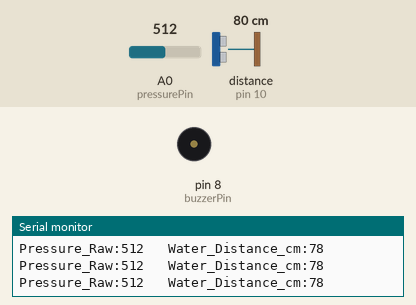
This sketch was run on a simulated Arduino Uno, built with avr-gcc and run on an emulated ATmega328P. Parts: buzzer (waves = sounding, pin HIGH), the last lines printed to the serial monitor. Wiring (inferred from the names in the program): ultrasonic range finder: trigger pin 9; echo pin 10. The test bench sets the inputs (shaded band); at power-on: distance to the obstacle (sensor on pin 10) 80 cm, A0 (pressurePin) = 512. The echo pulse lasts 58.3 µs per cm; pins used as bus, display or sensor lines are not drawn.

Above: at 1.4 s.
1.5 s: distance to the obstacle (sensor on pin 10) set to 7 cm
3.0 s: distance to the obstacle (sensor on pin 10) set to 4 cm
At 3.8 s:
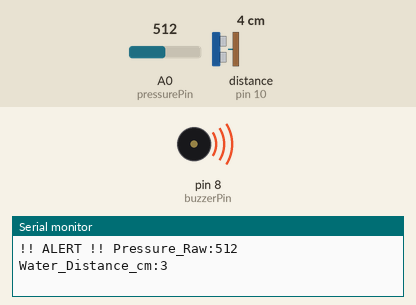
5.2 s: A0 (pressurePin) set to 109
8.2 s: A0 (pressurePin) set to 94
11.2 s: distance to the obstacle (sensor on pin 10) set to 120 cm
At 12.2 s:
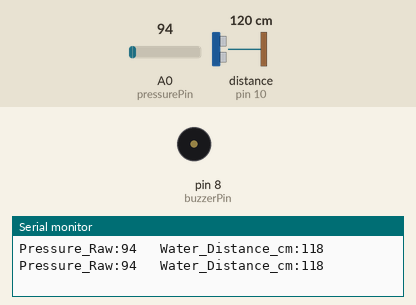
12.7 s: A0 (pressurePin) set to 789
14.2 s: A0 (pressurePin) set to 816
At 15.1 s:
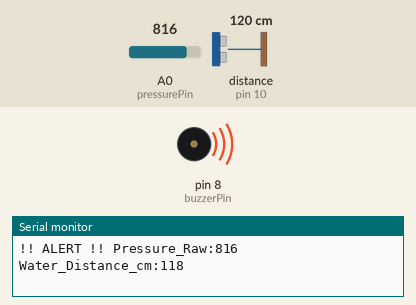
Timing chart, 0 to 16.8 s (numbered marks = the images above; inputs shaded):
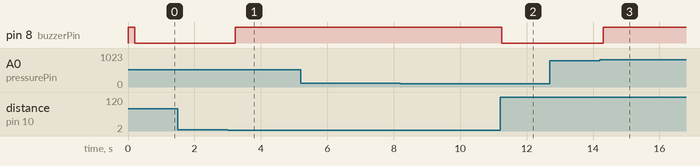

The sketch:

WaterMonitor.ino
```cpp
/*
 * Project: IoT Water Level & Pressure Monitor
 * Author: Gemini
 * Date: 2025
 * * Hardware Requirements:
 * 1. Arduino Board (Uno/Nano/Mega)
 * 2. Ultrasonic Sensor (HC-SR04) for Water Level
 * 3. Analog Pressure Transducer (Signal pin to A0)
 * 4. Active Buzzer
 * * Pin Mapping:
 * - Pressure Sensor Signal: A0
 * - Ultrasonic Trig:        Pin 9
 * - Ultrasonic Echo:        Pin 10
 * - Buzzer Positive:        Pin 8
 */

// --- Pin Configuration ---
const int pressurePin = A0;    // Analog input for pressure sensor
const int trigPin = 9;         // Digital output for Ultrasonic Trig
const int echoPin = 10;        // Digital input for Ultrasonic Echo
const int buzzerPin = 8;       // Digital output for Buzzer

// --- Alarm Thresholds ---
// ADJUST THESE VALUES AFTER TESTING
const int MAX_PRESSURE_THRESHOLD = 800; // Analog value (0-1023)
const int MIN_WATER_DISTANCE_CM = 5;    // Distance in cm (Lower value = Tank is full)

// --- Variables ---
long duration;
int distanceCm;
int pressureValue;

void setup() {
  // Initialize Serial Monitor for data viewing
  Serial.begin(9600);

  // Set Pin Modes
  pinMode(trigPin, OUTPUT);
  pinMode(echoPin, INPUT);
  pinMode(buzzerPin, OUTPUT);
  pinMode(pressurePin, INPUT);

  // specific startup sequence to test buzzer
  Serial.println("--- System Initializing ---");
  digitalWrite(buzzerPin, HIGH);
  delay(200);
  digitalWrite(buzzerPin, LOW);
  Serial.println("--- Sensor Monitoring Started ---");
}

void loop() {
  // --- 1. Read Water Level (Ultrasonic Sensor) ---
  // Clears the trigPin
  digitalWrite(trigPin, LOW);
  delayMicroseconds(2);

  // Sets the trigPin on HIGH state for 10 micro seconds
  digitalWrite(trigPin, HIGH);
  delayMicroseconds(10);
  digitalWrite(trigPin, LOW);

  // Reads the echoPin, returns the sound wave travel time in microseconds
  duration = pulseIn(echoPin, HIGH);

  // Calculating the distance (Speed of sound is 0.034 cm/us)
  distanceCm = duration * 0.034 / 2;


  // --- 2. Read Water Pressure ---
  pressureValue = analogRead(pressurePin);


  // --- 3. Safety Logic & Alarm ---
  // Alarm triggers if: Pressure is too HIGH -OR- Water is too CLOSE (Full)
  if (pressureValue > MAX_PRESSURE_THRESHOLD || distanceCm < MIN_WATER_DISTANCE_CM) {
    digitalWrite(buzzerPin, HIGH); // Alarm ON
    Serial.print("!! ALERT !! ");
  } else {
    digitalWrite(buzzerPin, LOW);  // Alarm OFF
  }


  // --- 4. Serial Output (Plotter Compatible) ---
  // Prints values to Serial Monitor.
  Serial.print("Pressure_Raw:");
  Serial.print(pressureValue);
  Serial.print("   "); // Tab space
  Serial.print("Water_Distance_cm:");
  Serial.println(distanceCm);

  // Small delay for stability
  delay(500);
}
```

Measured:
- the behaviour switches between 6 and 5 cm on distance to the obstacle (sensor on pin 10) (found by bisection; images 0 and 1)
- the behaviour switches between 800 and 801 on A0 (pressurePin) (found by bisection; images 2 and 3)
- after the input at 3.0 s, pin 8 (buzzerPin): LOW → HIGH after 0.23 s
- after the input at 11.2 s, pin 8 (buzzerPin): HIGH → LOW after 0.06 s
- after the input at 14.2 s, pin 8 (buzzerPin): LOW → HIGH after 0.11 s
